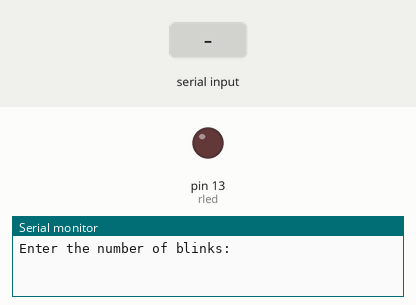
Simulated run of this sketch. Board: Arduino Uno, built with avr-gcc and run on an emulated ATmega328P. Shown: output pins drawn as LEDs (lit = HIGH), the last lines printed to the serial monitor. Dashed ring = blinking. The inputs (shaded band) are chosen by the test bench.

Above: at 1.2 s.
1.3 s: "90,45\n" received over Serial
At 1.4 s:
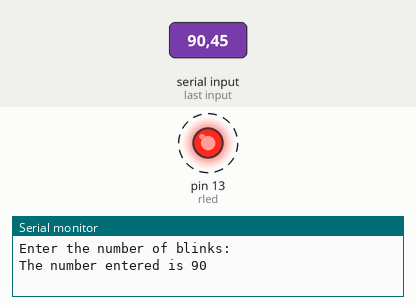
Timing chart, 0 to 10.3 s (numbered marks = the images above; inputs shaded):
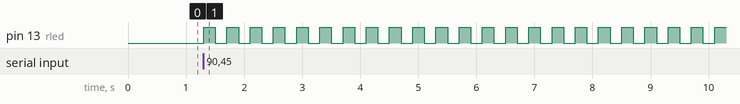

Measured:
- after the input at 1.3 s, pin 13 (rled): alternates HIGH for 0.20 s and LOW for 0.20 s, starting at once

The sketch:

numOfBlinkInput.ino
```cpp
int numblink;
String msg="Enter the number of blinks:";
String msg2="The number entered is ";
int j=1;
int dt=200;
int rled=13;
void setup()
{
  Serial.begin(9600);
  pinMode(rled, OUTPUT);
}

void loop()
{
  Serial.println(msg);
  while (Serial.available()==0);
  {
  }
  numblink=Serial.parseInt();
  Serial.print(msg2);
  Serial.println(numblink);
  for(j=1;j<=numblink;j+=1)
  {
    digitalWrite(rled,HIGH);
    delay(dt);
    digitalWrite(rled,LOW);
    delay(dt);
  }
}
```
